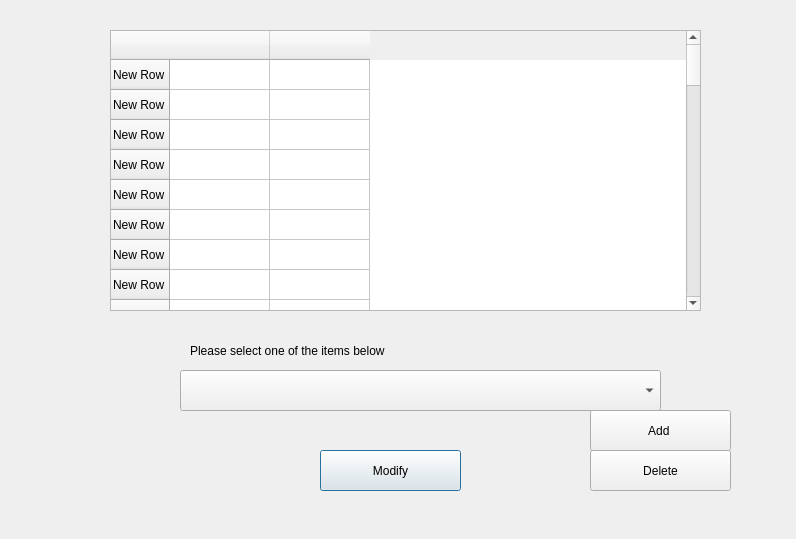
<?xml version="1.0" encoding="UTF-8"?>
<ui version="4.0">
 <class>Souvenir_Modifications</class>
 <widget class="QDialog" name="Souvenir_Modifications">
  <property name="geometry">
   <rect>
    <x>0</x>
    <y>0</y>
    <width>796</width>
    <height>539</height>
   </rect>
  </property>
  <property name="windowTitle">
   <string>Dialog</string>
  </property>
  <widget class="QTableWidget" name="Souvenir_items">
   <property name="geometry">
    <rect>
     <x>110</x>
     <y>30</y>
     <width>591</width>
     <height>281</height>
    </rect>
   </property>
   <property name="styleSheet">
    <string notr="true">font: 57 14pt &quot;Avenir&quot;;</string>
   </property>
   <property name="lineWidth">
    <number>1</number>
   </property>
   <property name="autoScroll">
    <bool>false</bool>
   </property>
   <property name="showGrid">
    <bool>true</bool>
   </property>
   <row>
    <property name="text">
     <string>New Row</string>
    </property>
   </row>
   <row>
    <property name="text">
     <string>New Row</string>
    </property>
   </row>
   <row>
    <property name="text">
     <string>New Row</string>
    </property>
   </row>
   <row>
    <property name="text">
     <string>New Row</string>
    </property>
   </row>
   <row>
    <property name="text">
     <string>New Row</string>
    </property>
   </row>
   <row>
    <property name="text">
     <string>New Row</string>
    </property>
   </row>
   <row>
    <property name="text">
     <string>New Row</string>
    </property>
   </row>
   <row>
    <property name="text">
     <string>New Row</string>
    </property>
   </row>
   <row>
    <property name="text">
     <string>New Row</string>
    </property>
   </row>
   <row>
    <property name="text">
     <string>New Row</string>
    </property>
   </row>
   <row>
    <property name="text">
     <string>New Row</string>
    </property>
   </row>
   <row>
    <property name="text">
     <string>New Row</string>
    </property>
   </row>
   <row>
    <property name="text">
     <string>New Row</string>
    </property>
   </row>
   <row>
    <property name="text">
     <string>New Row</string>
    </property>
   </row>
   <row>
    <property name="text">
     <string>New Row</string>
    </property>
   </row>
   <row>
    <property name="text">
     <string>New Row</string>
    </property>
   </row>
   <row>
    <property name="text">
     <string>New Row</string>
    </property>
   </row>
   <row>
    <property name="text">
     <string>New Row</string>
    </property>
   </row>
   <row>
    <property name="text">
     <string>New Row</string>
    </property>
   </row>
   <row>
    <property name="text">
     <string>New Row</string>
    </property>
   </row>
   <row>
    <property name="text">
     <string>New Row</string>
    </property>
   </row>
   <row>
    <property name="text">
     <string>New Row</string>
    </property>
   </row>
   <row>
    <property name="text">
     <string>New Row</string>
    </property>
   </row>
   <row>
    <property name="text">
     <string>New Row</string>
    </property>
   </row>
   <row>
    <property name="text">
     <string>New Row</string>
    </property>
   </row>
   <row>
    <property name="text">
     <string>New Row</string>
    </property>
   </row>
   <row>
    <property name="text">
     <string>New Row</string>
    </property>
   </row>
   <row>
    <property name="text">
     <string>New Row</string>
    </property>
   </row>
   <row>
    <property name="text">
     <string>New Row</string>
    </property>
   </row>
   <row>
    <property name="text">
     <string>New Row</string>
    </property>
   </row>
   <row>
    <property name="text">
     <string>New Row</string>
    </property>
   </row>
   <row>
    <property name="text">
     <string>New Row</string>
    </property>
   </row>
   <row>
    <property name="text">
     <string>New Row</string>
    </property>
   </row>
   <row>
    <property name="text">
     <string>New Row</string>
    </property>
   </row>
   <row>
    <property name="text">
     <string>New Row</string>
    </property>
   </row>
   <row>
    <property name="text">
     <string>New Row</string>
    </property>
   </row>
   <row>
    <property name="text">
     <string>New Row</string>
    </property>
   </row>
   <row>
    <property name="text">
     <string>New Row</string>
    </property>
   </row>
   <row>
    <property name="text">
     <string>New Row</string>
    </property>
   </row>
   <row>
    <property name="text">
     <string>New Row</string>
    </property>
   </row>
   <row>
    <property name="text">
     <string>New Row</string>
    </property>
   </row>
   <row>
    <property name="text">
     <string>New Row</string>
    </property>
   </row>
   <row>
    <property name="text">
     <string>New Row</string>
    </property>
   </row>
   <row>
    <property name="text">
     <string>New Row</string>
    </property>
   </row>
   <row>
    <property name="text">
     <string>New Row</string>
    </property>
   </row>
   <row>
    <property name="text">
     <string>New Row</string>
    </property>
   </row>
   <row>
    <property name="text">
     <string>New Row</string>
    </property>
   </row>
   <row>
    <property name="text">
     <string>New Row</string>
    </property>
   </row>
   <row>
    <property name="text">
     <string>New Row</string>
    </property>
   </row>
   <column>
    <property name="text">
     <string/>
    </property>
    <property name="font">
     <font>
      <pointsize>16</pointsize>
     </font>
    </property>
   </column>
   <column>
    <property name="text">
     <string/>
    </property>
    <property name="font">
     <font>
      <pointsize>16</pointsize>
     </font>
    </property>
   </column>
  </widget>
  <widget class="QComboBox" name="comboBox">
   <property name="geometry">
    <rect>
     <x>180</x>
     <y>370</y>
     <width>481</width>
     <height>41</height>
    </rect>
   </property>
  </widget>
  <widget class="QLabel" name="label">
   <property name="geometry">
    <rect>
     <x>190</x>
     <y>340</y>
     <width>401</width>
     <height>21</height>
    </rect>
   </property>
   <property name="styleSheet">
    <string notr="true">
font: 87 italic 18pt &quot;Avenir&quot;;</string>
   </property>
   <property name="text">
    <string>Please select one of the items below </string>
   </property>
  </widget>
  <widget class="QPushButton" name="pushButton">
   <property name="geometry">
    <rect>
     <x>320</x>
     <y>450</y>
     <width>141</width>
     <height>41</height>
    </rect>
   </property>
   <property name="styleSheet">
    <string notr="true">font: 81 18pt &quot;Avenir&quot;;</string>
   </property>
   <property name="text">
    <string>Modify</string>
   </property>
  </widget>
  <widget class="QPushButton" name="add_souvenir">
   <property name="geometry">
    <rect>
     <x>590</x>
     <y>410</y>
     <width>141</width>
     <height>41</height>
    </rect>
   </property>
   <property name="styleSheet">
    <string notr="true">font: 81 18pt &quot;Avenir&quot;;</string>
   </property>
   <property name="text">
    <string>Add </string>
   </property>
  </widget>
  <widget class="QPushButton" name="delete_souvenir">
   <property name="geometry">
    <rect>
     <x>590</x>
     <y>450</y>
     <width>141</width>
     <height>41</height>
    </rect>
   </property>
   <property name="styleSheet">
    <string notr="true">font: 81 18pt &quot;Avenir&quot;;</string>
   </property>
   <property name="text">
    <string>Delete</string>
   </property>
  </widget>
 </widget>
 <resources/>
 <connections/>
</ui>
